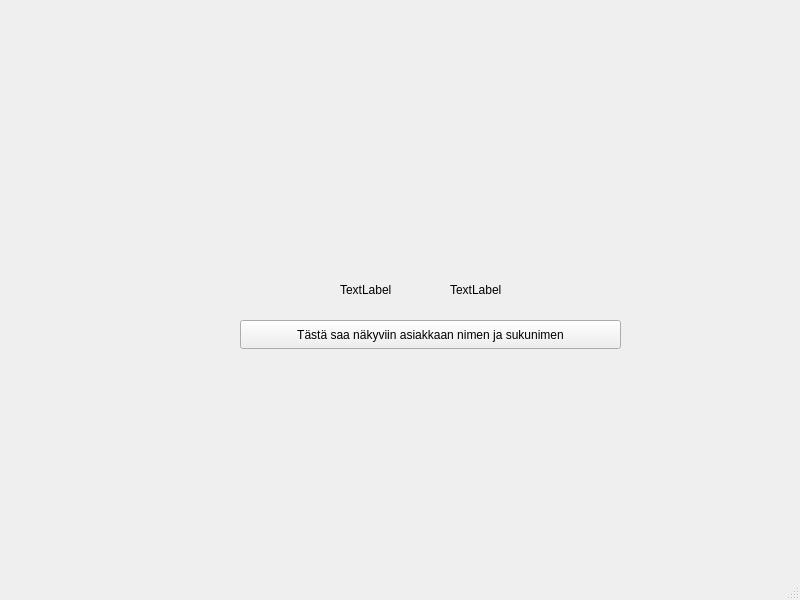
<?xml version="1.0" encoding="UTF-8"?>
<ui version="4.0">
 <class>MainWindow</class>
 <widget class="QMainWindow" name="MainWindow">
  <property name="geometry">
   <rect>
    <x>0</x>
    <y>0</y>
    <width>800</width>
    <height>600</height>
   </rect>
  </property>
  <property name="windowTitle">
   <string>MainWindow</string>
  </property>
  <widget class="QWidget" name="centralwidget">
   <widget class="QLabel" name="mikaInfo">
    <property name="geometry">
     <rect>
      <x>110</x>
      <y>350</y>
      <width>481</width>
      <height>51</height>
     </rect>
    </property>
    <property name="text">
     <string/>
    </property>
   </widget>
   <widget class="QPushButton" name="customerButton">
    <property name="geometry">
     <rect>
      <x>240</x>
      <y>320</y>
      <width>381</width>
      <height>29</height>
     </rect>
    </property>
    <property name="text">
     <string>Tästä saa näkyviin asiakkaan nimen ja sukunimen</string>
    </property>
   </widget>
   <widget class="QLabel" name="firstName">
    <property name="geometry">
     <rect>
      <x>340</x>
      <y>280</y>
      <width>63</width>
      <height>20</height>
     </rect>
    </property>
    <property name="text">
     <string>TextLabel</string>
    </property>
   </widget>
   <widget class="QLabel" name="lastName">
    <property name="geometry">
     <rect>
      <x>450</x>
      <y>280</y>
      <width>63</width>
      <height>20</height>
     </rect>
    </property>
    <property name="text">
     <string>TextLabel</string>
    </property>
   </widget>
  </widget>
  <widget class="QMenuBar" name="menubar">
   <property name="geometry">
    <rect>
     <x>0</x>
     <y>0</y>
     <width>800</width>
     <height>25</height>
    </rect>
   </property>
  </widget>
  <widget class="QStatusBar" name="statusbar"/>
 </widget>
 <resources/>
 <connections/>
</ui>
